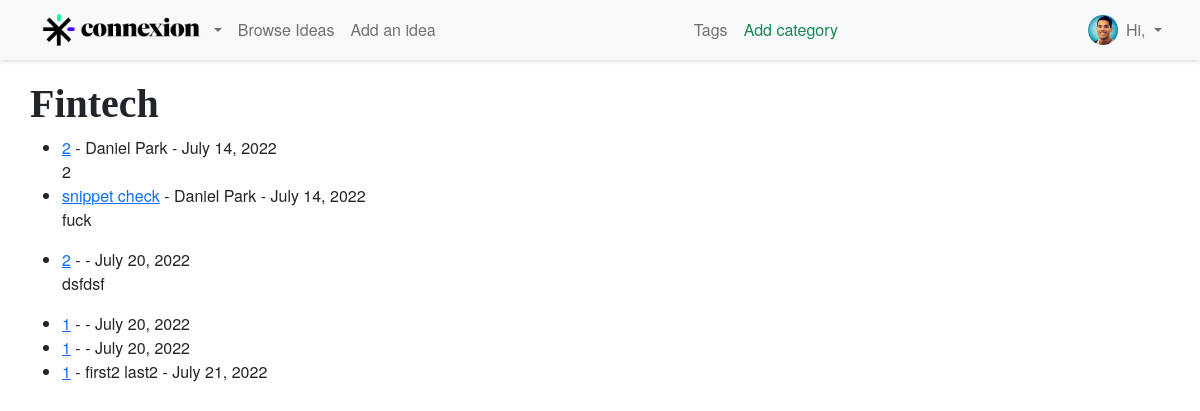
The app's page /category/fintech/ (signed in) with its own data.
### thesite/models.py (models this page shows, shortened)
class Post(models.Model):
    title = models.CharField(max_length=255)
    header_image = models.ImageField(null=True, blank=True, upload_to="images/")
    title_tag = models.CharField(max_length=255, default = "Post")
    author = models.ForeignKey(User, on_delete=models.CASCADE, null=True)
    size = models.IntegerField()
    budget = models.IntegerField()
    post_date = models.DateField(auto_now_add=True)
    category = models.CharField(max_length=255, default = "Uncategorized")
    category2 = models.CharField(max_length=255, default = "Uncategorized")
    category3 = models.CharField(max_length=255, default = "Uncategorized")
    position = models.CharField(max_length=255, default = "Uncategorized")
    position2 = models.CharField(max_length=255, default = "Uncategorized")
    position3 = models.CharField(max_length=255, default = "Uncategorized")
    snippet = models.CharField(max_length=255)
    description = RichTextField(blank=True, null=True)
    likes = models.ManyToManyField(User, related_name='blog_posts')
    terms = models.IntegerField(null=True)
    image_1 = models.ImageField(null=True, blank=True, upload_to="images/")
    image_2 = models.ImageField(null=True, blank=True, upload_to="images/")
    image_3 = models.ImageField(null=True, blank=True, upload_to="images/")

### thesite/views.py (the view)
# urls.py: path('category/<str:cats>/', CategoryView, name='category'),
def CategoryView(request, cats):
    category_posts = Post.objects.filter(category=cats.replace('-', ' '))
    return render(request, 'categories.html', {'cats':cats.title().replace('-', ' '), 'category_posts': category_posts })

### thesite/templates/categories.html
{% extends 'base.html' %}
{% block content %}
{% if user.is_authenticated %}
    {% if category_posts %}
        <h1>{{ cats }}</h1>
        <ul>
        {% for post in category_posts %}
            <li><a href = "{% url 'article-detail' post.pk %}">{{ post.title }}</a> - {{ post.author.first_name }}
            {{ post.author.last_name }} - {{ post.post_date }}<br/>
            {{ post.description|slice:":200"|safe }}</li>
        {% endfor %}
        </ul>
    {% else %}
        This page does not exist
    {% endif %}
{% else %}
    You need to login to access this page
{% endif %}
{% endblock %}

### static/css/base.css (style rules this page uses)
* { font-family: 'Helvetica Neue'; }

### records on screen
Post: title "2", author.first_name "Daniel", author.last_name "Park", post_date "July 14, 2022", description "2"
Post: title "snippet check", author.first_name "Daniel", author.last_name "Park", post_date "July 14, 2022", description "fuck"
Post: title "2", post_date "July 20, 2022", description "dsfdsf"
Post: title "1", post_date "July 20, 2022"
Post: title "1", post_date "July 20, 2022"
Post: title "1", author.first_name "first2", author.last_name "last2", post_date "July 21, 2022"

### other values on screen
{{ cats }} "Fintech"
